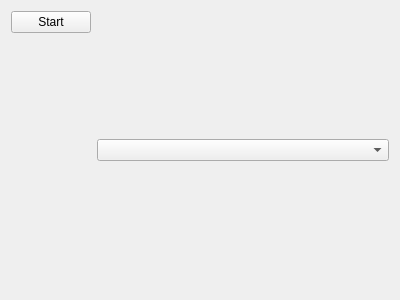
<?xml version="1.0" encoding="UTF-8"?>
<ui version="4.0">
 <class>Form</class>
 <widget class="QWidget" name="Form">
  <property name="geometry">
   <rect>
    <x>0</x>
    <y>0</y>
    <width>400</width>
    <height>300</height>
   </rect>
  </property>
  <property name="windowTitle">
   <string>Form</string>
  </property>
  <layout class="QGridLayout" name="gridLayout" columnstretch="1,8">
   <item row="0" column="0">
    <layout class="QVBoxLayout" name="verticalLayout">
     <item>
      <widget class="QPushButton" name="startButton">
       <property name="text">
        <string>Start</string>
       </property>
      </widget>
     </item>
     <item>
      <spacer name="verticalSpacer">
       <property name="orientation">
        <enum>Qt::Vertical</enum>
       </property>
       <property name="sizeHint" stdset="0">
        <size>
         <width>20</width>
         <height>40</height>
        </size>
       </property>
      </spacer>
     </item>
    </layout>
   </item>
   <item row="0" column="1">
    <layout class="QVBoxLayout" name="verticalLayout_2">
     <item>
      <widget class="QComboBox" name="comboBox"/>
     </item>
    </layout>
   </item>
  </layout>
 </widget>
 <resources/>
 <connections/>
</ui>
